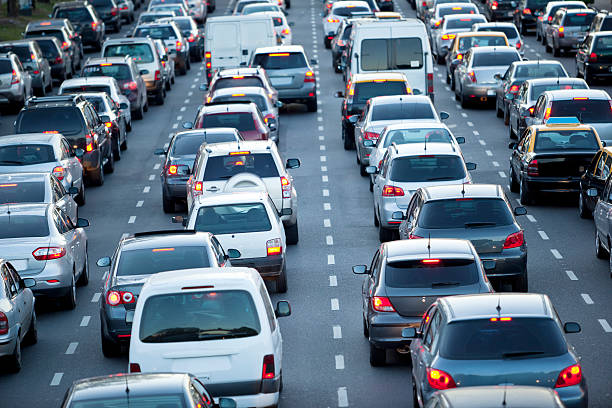
#> input picture resources/cars.jpg, 612 x 408 px, found by its file name
$ python masking_cv.py
#> lines starting #> are read from the running program, lines starting #| are printed output that depends on the picture; after the words box and inside, x2 and y2 are one past the last pixel; in counts of white or black regions, pixels touching at a corner belong together
#Masking of an image is shown in this code

import cv2
import numpy as np

img = cv2.imread("Open CV\\resources\cars.jpg")
#> img is the input picture: shape (408, 612, 3); mean B, G, R 133.4, 115.9, 96.7
cv2.imshow("cars",img)

blank = np.zeros(img.shape[:2],dtype="uint8")
# cv2.imshow("Blank",blank)

mask = cv2.rectangle(blank,(250,250),(50,50),255,-1)
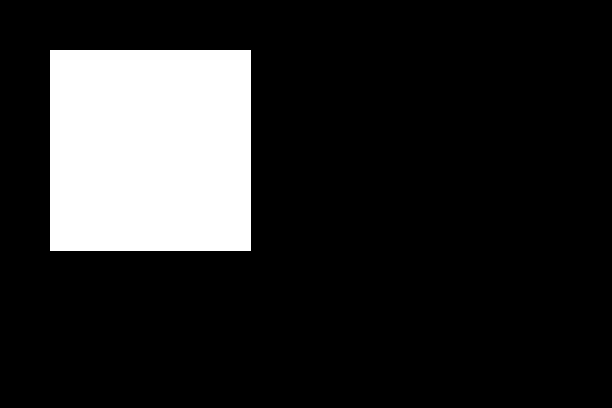
#> blank: shape (408, 612); 16.2% white; 1 white region, box (x1, y1, x2, y2) and area: (50, 50, 251, 251) 40401
# cv2.imshow("Mask",mask)

masked = cv2.bitwise_and(img,img,mask=mask)
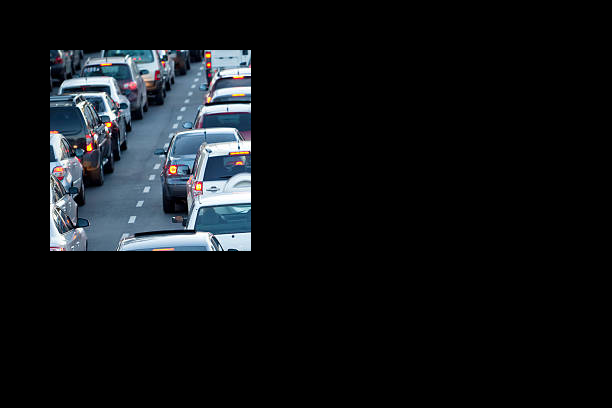
#> masked: shape (408, 612, 3); mean B, G, R 21.8, 19.1, 16.2
cv2.imshow("Mask image",masked)


cv2.waitKey(0)
cv2.destroyAllWindows()


#uint8 data type in known as


#this is also an method for masking
# mask = cv2.circle(blank, (img.shape[1]//2,img.shape[0]//2),100,255,-1)

$ run again, with resources/RGB.jpg copied over resources/cars.jpg
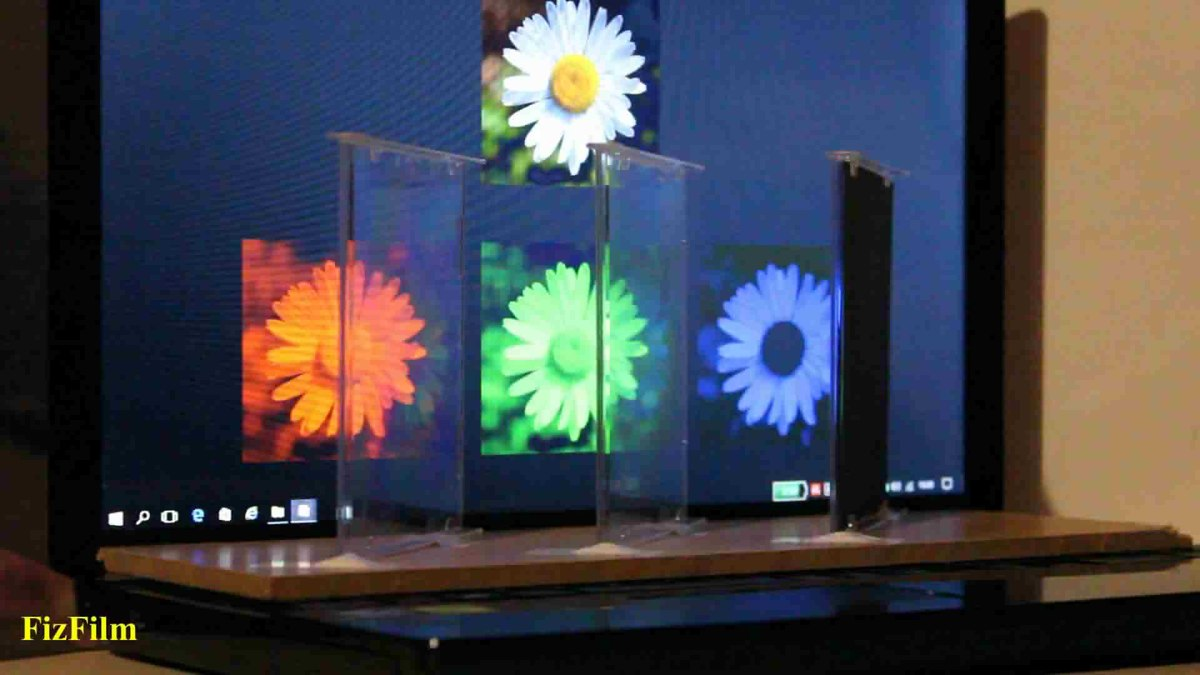
#> input picture resources/RGB.jpg, 1200 x 675 px, found by its file name
#> img is the input picture: shape (675, 1200, 3); mean B, G, R 75.8, 68.2, 66.2
#> `mask = cv2.rectangle(blank,(250,250),(50,50),255,-1)`:
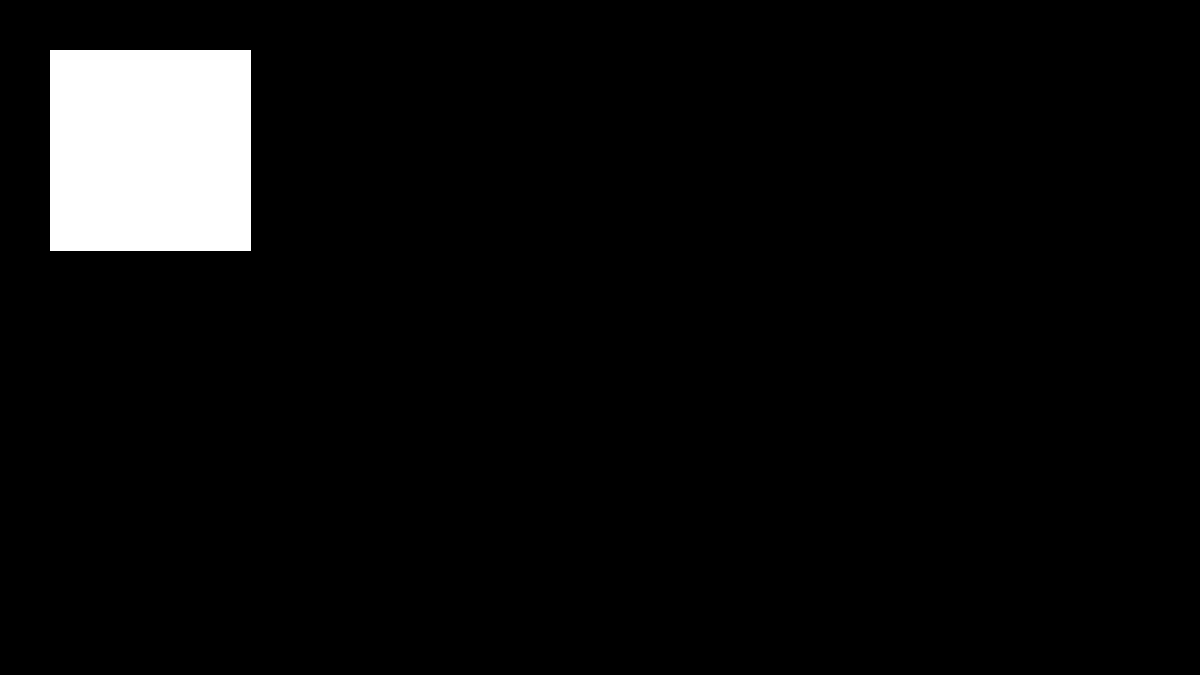
#> blank: shape (675, 1200); 5% white; 1 white region, box (x1, y1, x2, y2) and area: (50, 50, 251, 251) 40401
#> `masked = cv2.bitwise_and(img,img,mask=mask)`:
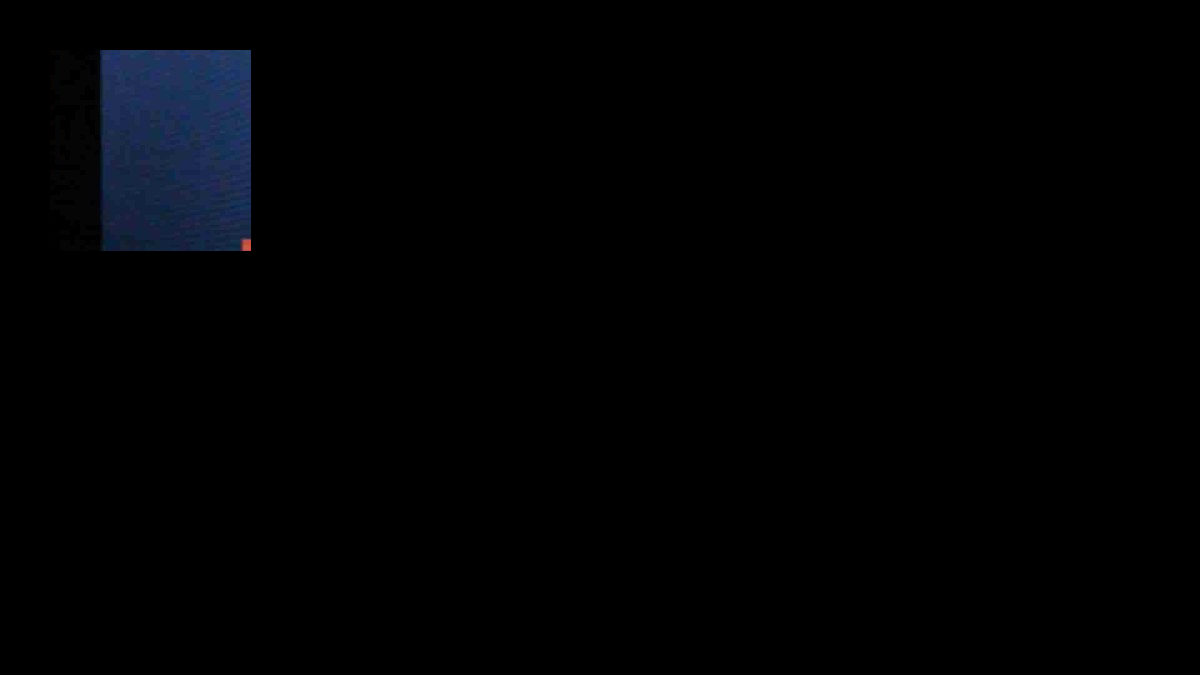
#> masked: shape (675, 1200, 3); mean B, G, R 3, 1.7, 1.1

$ run again, with resources/cat1.jpg copied over resources/cars.jpg
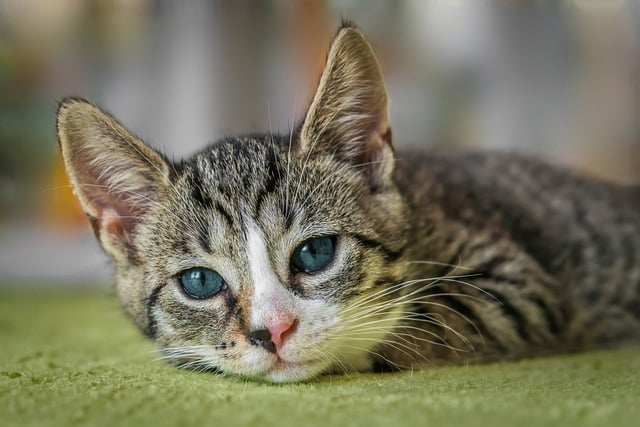
#> input picture resources/cat1.jpg, 640 x 427 px, found by its file name
#> img is the input picture: shape (427, 640, 3); mean B, G, R 93.2, 116.1, 119.1
#> `mask = cv2.rectangle(blank,(250,250),(50,50),255,-1)`:
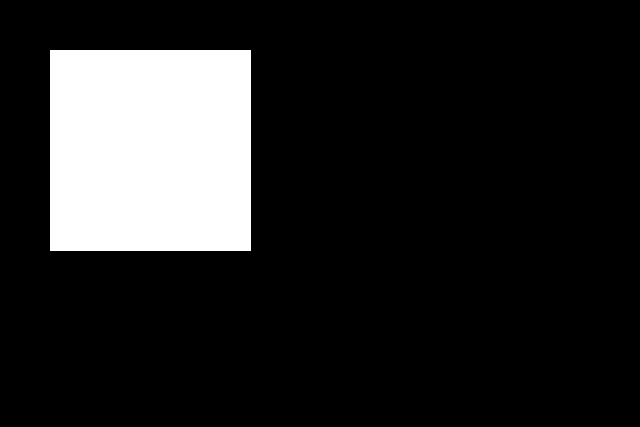
#> blank: shape (427, 640); 14.8% white; 1 white region, box (x1, y1, x2, y2) and area: (50, 50, 251, 251) 40401
#> `masked = cv2.bitwise_and(img,img,mask=mask)`:
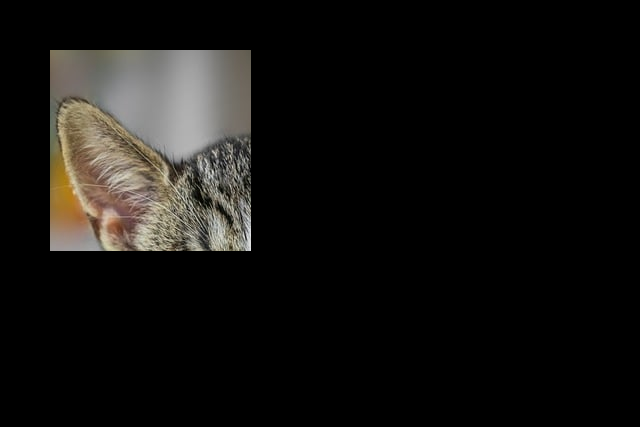
#> masked: shape (427, 640, 3); mean B, G, R 16.4, 18.4, 19.7
